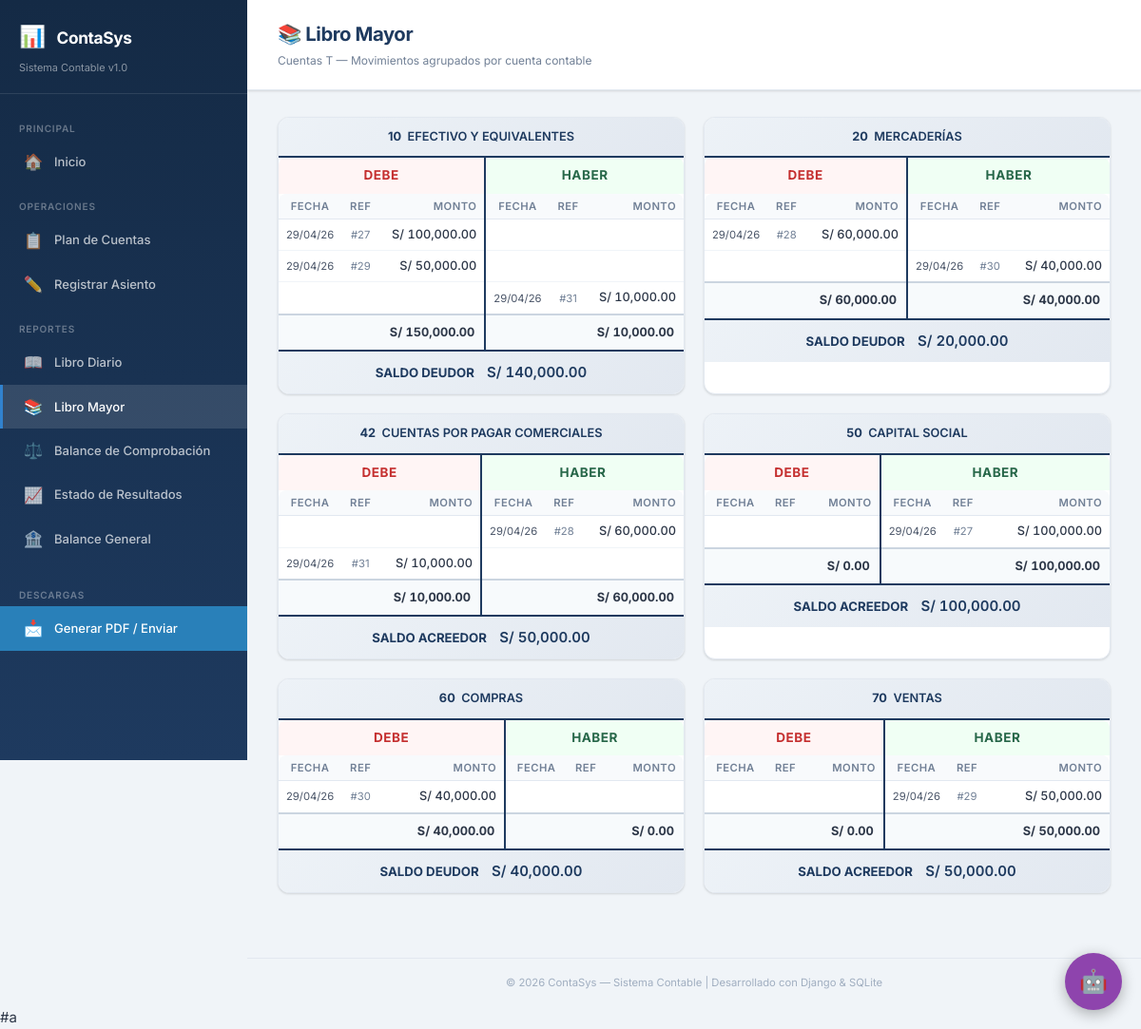
/reportes/libro-mayor/, run on the app's committed database.
### core/models.py (models this page shows, shortened)
class CuentaContable(models.Model):
    TIPO_CHOICES = [
        ('activo', 'Activo'),
        ('pasivo', 'Pasivo'),
        ('patrimonio', 'Patrimonio'),
        ('ingreso', 'Ingreso'),
        ('gasto', 'Gasto'),
    ]
    SUBCATEGORIA_CHOICES = [
        ('', 'General'),
        ('costo_ventas', 'Costo de Ventas'),
        ('gasto_operativo', 'Gasto Operativo'),
        ('gasto_financiero', 'Gasto Financiero'),
        ('otro_ingreso', 'Otro Ingreso'),
        ('otro_gasto', 'Otro Gasto'),
    ]
    codigo = models.CharField(max_length=20, unique=True, verbose_name='Código')
    nombre = models.CharField(max_length=200, verbose_name='Nombre')
    tipo = models.CharField(max_length=20, choices=TIPO_CHOICES, verbose_name='Tipo')
    subcategoria = models.CharField(
        max_length=20,
        choices=SUBCATEGORIA_CHOICES,
        blank=True,
        default='',
        verbose_name='Subcategoría (EE.RR.)'
    )
    class Meta:
        ordering = ['codigo']
        verbose_name = 'Cuenta Contable'
        verbose_name_plural = 'Cuentas Contables'
    @property
    def naturaleza_deudora(self):
        return self.tipo in ('activo', 'gasto')

class Movimiento(models.Model):
    TIPO_CHOICES = [
        ('debe', 'Debe'),
        ('haber', 'Haber'),
    ]
    asiento = models.ForeignKey(
        AsientoContable,
        on_delete=models.CASCADE,
        related_name='movimientos',
        verbose_name='Asiento'
    )
    cuenta = models.ForeignKey(
        CuentaContable,
        on_delete=models.PROTECT,
        related_name='movimientos',
        verbose_name='Cuenta'
    )
    tipo = models.CharField(max_length=5, choices=TIPO_CHOICES, verbose_name='Tipo')
    monto = models.DecimalField(max_digits=12, decimal_places=2, verbose_name='Monto')
    class Meta:
        verbose_name = 'Movimiento'
        verbose_name_plural = 'Movimientos'

class AsientoContable(models.Model):
    fecha = models.DateField(verbose_name='Fecha')
    descripcion = models.TextField(blank=True, default='', verbose_name='Descripción')
    created_at = models.DateTimeField(auto_now_add=True)
    class Meta:
        ordering = ['fecha', 'id']
        verbose_name = 'Asiento Contable'
        verbose_name_plural = 'Asientos Contables'

### core/views.py (the view)
# urls.py: path('reportes/libro-mayor/', views.libro_mayor, name='libro_mayor'),
def libro_mayor(request):
    cuentas = CuentaContable.objects.all()
    datos_cuentas = []
    for cuenta in cuentas:
        movimientos = cuenta.movimientos.select_related('asiento').order_by('asiento__fecha', 'asiento__id')
        if not movimientos.exists():
            continue
        total_debe = movimientos.filter(tipo='debe').aggregate(
            total=Sum('monto'))['total'] or Decimal('0')
        total_haber = movimientos.filter(tipo='haber').aggregate(
            total=Sum('monto'))['total'] or Decimal('0')
        if cuenta.naturaleza_deudora:
            saldo = total_debe - total_haber
        else:
            saldo = total_haber - total_debe
        datos_cuentas.append({
            'cuenta': cuenta,
            'movimientos': movimientos,
            'total_debe': total_debe,
            'total_haber': total_haber,
            'saldo': saldo,
        })
    context = {
        'datos_cuentas': datos_cuentas,
    }
    return render(request, 'libro_mayor.html', context)

### core/templatetags/contable_tags.py (called while the page is built)
@register.filter
def formato_moneda(valor):
    if valor is None:
        return 'S/ 0.00'
    try:
        valor = Decimal(str(valor))
        return f'S/ {valor:,.2f}'
    except Exception:
        return f'S/ {valor}'

### templates/libro_mayor.html (shortened to what this page needs)
{% extends 'base.html' %}
{% load contable_tags %}
{% block nav_mayor %}active{% endblock %}
{% block page_title %}📚 Libro Mayor{% endblock %}
{% block page_subtitle %}Cuentas T — Movimientos agrupados por cuenta contable{% endblock %}
{% block content %}
{% if datos_cuentas %}
    <div class="tcuentas-grid">
    {% for dato in datos_cuentas %}
        <div class="tcuenta-card">
            <div class="tcuenta-header">
                <strong>{{ dato.cuenta.codigo }}</strong>&nbsp;&nbsp;{{ dato.cuenta.nombre|upper }}
            </div>
            <div class="tcuenta-body">
                <table class="tcuenta-table">
                    <thead>
                        <tr>
                            <th colspan="3" class="text-center tcuenta-th-debe">DEBE</th>
                            <th colspan="3" class="text-center tcuenta-th-haber">HABER</th>
                        </tr>
                        <tr class="tcuenta-subheader">
                            <th class="text-center">Fecha</th>
                            <th class="text-center">Ref</th>
                            <th class="text-right">Monto</th>
                            <th class="text-center">Fecha</th>
                            <th class="text-center">Ref</th>
                            <th class="text-right">Monto</th>
                        </tr>
                    </thead>
                    <tbody>
                        {% for mov in dato.movimientos %}
                        <tr>
                            {% if mov.tipo == 'debe' %}
                                <td class="tcuenta-fecha text-center">{{ mov.asiento.fecha|date:"d/m/y" }}</td>
                                <td class="tcuenta-num text-center">#{{ mov.asiento.id }}</td>
                                <td class="tcuenta-monto text-right">{{ mov.monto|formato_moneda }}</td>
                                <td class="tcuenta-fecha"></td>
                                <td class="tcuenta-num"></td>
                                <td class="tcuenta-monto text-right"></td>
                            {% else %}
                                <td class="tcuenta-fecha"></td>
                                <td class="tcuenta-num"></td>
                                <td class="tcuenta-monto text-right"></td>
                                <td class="tcuenta-fecha text-center">{{ mov.asiento.fecha|date:"d/m/y" }}</td>
                                <td class="tcuenta-num text-center">#{{ mov.asiento.id }}</td>
                                <td class="tcuenta-monto text-right">{{ mov.monto|formato_moneda }}</td>
                            {% endif %}
                        </tr>
                        {% endfor %}
                    </tbody>
                    <tfoot>
                        <tr class="tcuenta-totals">
                            <td colspan="3" class="text-right monto">{{ dato.total_debe|formato_moneda }}</td>
                            <td colspan="3" class="text-right monto">{{ dato.total_haber|formato_moneda }}</td>
                        </tr>
                        <tr class="tcuenta-saldo">
                            <td colspan="6" class="text-center">
                                {% if dato.cuenta.naturaleza_deudora %}
                                    <strong>SALDO DEUDOR</strong>&nbsp;&nbsp;&nbsp;
                                {% else %}
                                    <strong>SALDO ACREEDOR</strong>&nbsp;&nbsp;&nbsp;
                                {% endif %}
                                <span class="monto" style="font-size: 1rem;">{{ dato.saldo|formato_moneda }}</span>
                            </td>
                        </tr>
                    </tfoot>
                </table>
            </div>
        </div>
    {% endfor %}
    </div>
{% endif %}
{% endblock %}

### static/css/style.css (style rules this page uses)
:root { --primary: #1e3a5f; --primary-light: #2c5282; --primary-dark: #142a45; --accent: #3182ce; --accent-hover: #2b6cb0; --success: #38a169; --success-light: #c6f6d5; --danger: #e53e3e; --danger-light: #fed7d7; --warning: #d69e2e; --warning-light: #fefcbf; --info: #3182ce; --info-light: #bee3f8; --bg: #f0f4f8; --bg-card: #ffffff; --border: #e2e8f0; --text: #2d3748; --text-light: #718096; --text-muted: #a0aec0; --sidebar-width: 260px; --header-height: 64px; --radius: 12px; --radius-sm: 8px; --shadow: 0 1px 3px rgba(0,0,0,0.08), 0 1px 2px rgba(0,0,0,0.06); --shadow-md: 0 4px 6px rgba(0,0,0,0.07), 0 2px 4px rgba(0,0,0,0.06); --shadow-lg: 0 10px 15px rgba(0,0,0,0.1), 0 4px 6px rgba(0,0,0,0.05); --transition: all 0.2s ease; }
*, *::before, *::after { margin: 0; padding: 0; box-sizing: border-box; }
html { font-size: 15px; scroll-behavior: smooth; }
body { font-family: 'Inter', -apple-system, BlinkMacSystemFont, sans-serif; background: var(--bg); color: var(--text); line-height: 1.6; min-height: 100vh; }
table { width: 100%; border-collapse: collapse; font-size: 0.87rem; }
table thead th { background: var(--primary); color: white; padding: 12px 16px; font-weight: 600; text-align: left; font-size: 0.8rem; text-transform: uppercase; letter-spacing: 0.04em; white-space: nowrap; }
table thead th:first-child { border-radius: var(--radius-sm) 0 0 0; }
table thead th:last-child { border-radius: 0 var(--radius-sm) 0 0; }
table tbody td { padding: 10px 16px; border-bottom: 1px solid var(--border); vertical-align: middle; }
table tbody tr:last-child td { border-bottom: none; }
table tfoot td, table tfoot th { padding: 12px 16px; background: #f7fafc; font-weight: 700; border-top: 2px solid var(--primary); }
.text-right { text-align: right !important; }
.text-center { text-align: center !important; }
.monto { font-family: 'Inter', monospace; font-weight: 600; font-variant-numeric: tabular-nums; }

### templates/libro_mayor.html (style rules this page uses)
.tcuentas-grid { display: grid; grid-template-columns: repeat(auto-fill, minmax(350px, 1fr)); gap: 20px; }
.tcuenta-card { background: var(--bg-card); border-radius: var(--radius); box-shadow: var(--shadow); border: 1px solid var(--border); overflow: hidden; transition: var(--transition); }
.tcuenta-header { padding: 10px 16px; background: linear-gradient(135deg, #edf2f7 0%, #e2e8f0 100%); border-bottom: 2px solid var(--primary); font-size: 0.85rem; font-weight: 600; color: var(--primary); text-align: center; }
.tcuenta-table { width: 100%; border-collapse: collapse; font-size: 0.85rem; }
.tcuenta-th-debe, .tcuenta-th-haber { padding: 8px; font-weight: 700; font-size: 0.9rem; }
.tcuenta-th-debe { background: #fff5f5; color: #c53030; border-right: 2px solid var(--primary); }
.tcuenta-th-haber { background: #f0fff4; color: #276749; }
.tcuenta-subheader th { font-size: 0.75rem; color: #718096; background-color: #f8fafc; padding: 4px 8px; border-bottom: 1px solid #e2e8f0; }
.tcuenta-subheader th:nth-child(3) { border-right: 2px solid var(--primary); }
.tcuenta-table tbody td { padding: 6px 8px; border-bottom: 1px solid #f0f4f8; }
.tcuenta-table tbody td:nth-child(3) { border-right: 2px solid var(--primary); }
.tcuenta-fecha { width: 65px; font-size: 0.75rem; color: #4a5568; }
.tcuenta-num { width: 40px; font-size: 0.75rem; color: var(--text-light); }
.tcuenta-monto { font-variant-numeric: tabular-nums; font-weight: 500; }
.tcuenta-totals td { padding: 8px 10px !important; border-top: 2px solid #cbd5e0 !important; background: #f7fafc; font-weight: 700; }
.tcuenta-totals td:nth-child(1) { border-right: 2px solid var(--primary) !important; }
.tcuenta-saldo td { padding: 10px !important; background: linear-gradient(135deg, #edf2f7 0%, #e2e8f0 100%); color: var(--primary); font-weight: 600; font-size: 0.88rem; }

### data on the page
CuentaContable: cuenta.codigo "10", cuenta.nombre "EFECTIVO Y EQUIVALENTES", total_debe "S/ 150,000.00", total_haber "S/ 10,000.00", tipo "SALDO DEUDOR", saldo "S/ 140,000.00"
Movimiento: asiento.fecha "29/04/26", asiento.id "27", monto "S/ 100,000.00"
Movimiento: asiento.fecha "29/04/26", asiento.id "29", monto "S/ 50,000.00"
Movimiento: asiento.fecha "29/04/26", asiento.id "31", monto "S/ 10,000.00"
CuentaContable: cuenta.codigo "20", cuenta.nombre "MERCADERÍAS", total_debe "S/ 60,000.00", total_haber "S/ 40,000.00", tipo "SALDO DEUDOR", saldo "S/ 20,000.00"
Movimiento: asiento.fecha "29/04/26", asiento.id "28", monto "S/ 60,000.00"
Movimiento: asiento.fecha "29/04/26", asiento.id "30", monto "S/ 40,000.00"
CuentaContable: cuenta.codigo "42", cuenta.nombre "CUENTAS POR PAGAR COMERCIALES", total_debe "S/ 10,000.00", total_haber "S/ 60,000.00", tipo "SALDO ACREEDOR", saldo "S/ 50,000.00"
Movimiento: asiento.fecha "29/04/26", asiento.id "28", monto "S/ 60,000.00"
Movimiento: asiento.fecha "29/04/26", asiento.id "31", monto "S/ 10,000.00"
CuentaContable: cuenta.codigo "50", cuenta.nombre "CAPITAL SOCIAL", total_debe "S/ 0.00", total_haber "S/ 100,000.00", tipo "SALDO ACREEDOR", saldo "S/ 100,000.00"
Movimiento: asiento.fecha "29/04/26", asiento.id "27", monto "S/ 100,000.00"
CuentaContable: cuenta.codigo "60", cuenta.nombre "COMPRAS", total_debe "S/ 40,000.00", total_haber "S/ 0.00", tipo "SALDO DEUDOR", saldo "S/ 40,000.00"
Movimiento: asiento.fecha "29/04/26", asiento.id "30", monto "S/ 40,000.00"
CuentaContable: cuenta.codigo "70", cuenta.nombre "VENTAS", total_debe "S/ 0.00", total_haber "S/ 50,000.00", tipo "SALDO ACREEDOR", saldo "S/ 50,000.00"
Movimiento: asiento.fecha "29/04/26", asiento.id "29", monto "S/ 50,000.00"
